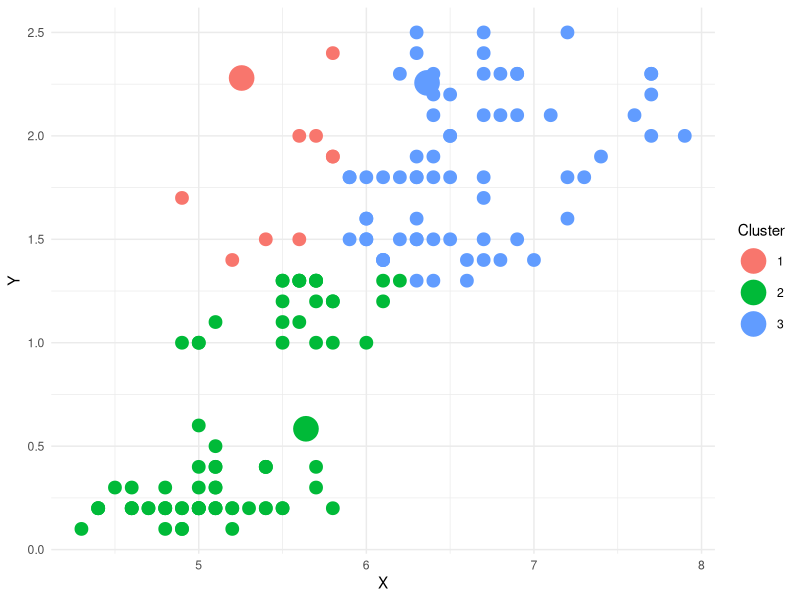
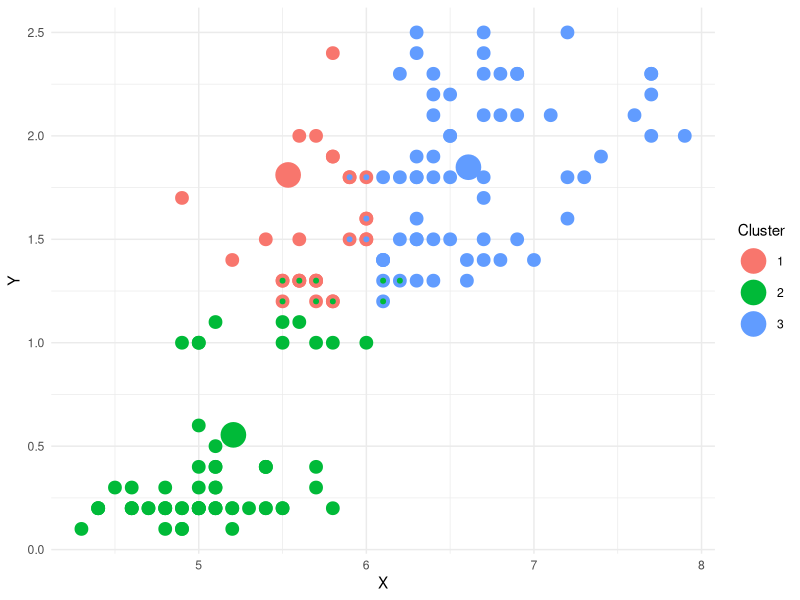
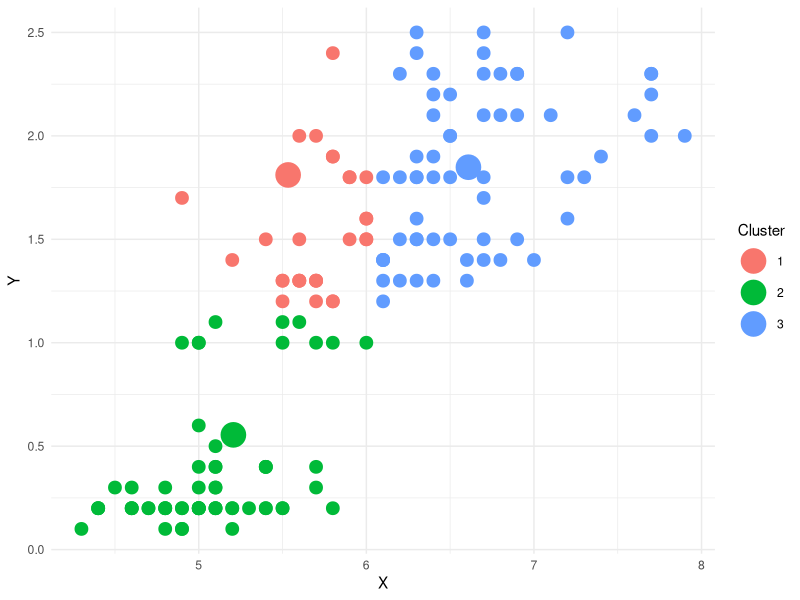
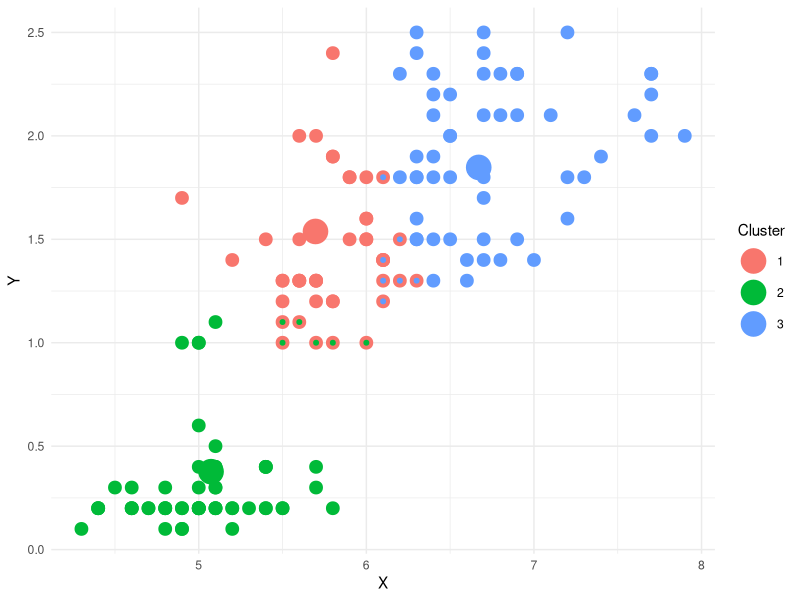
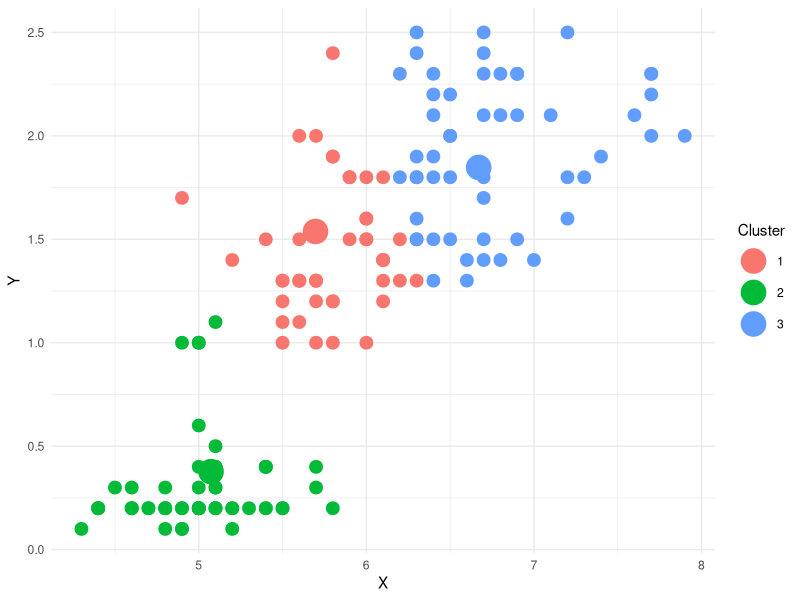
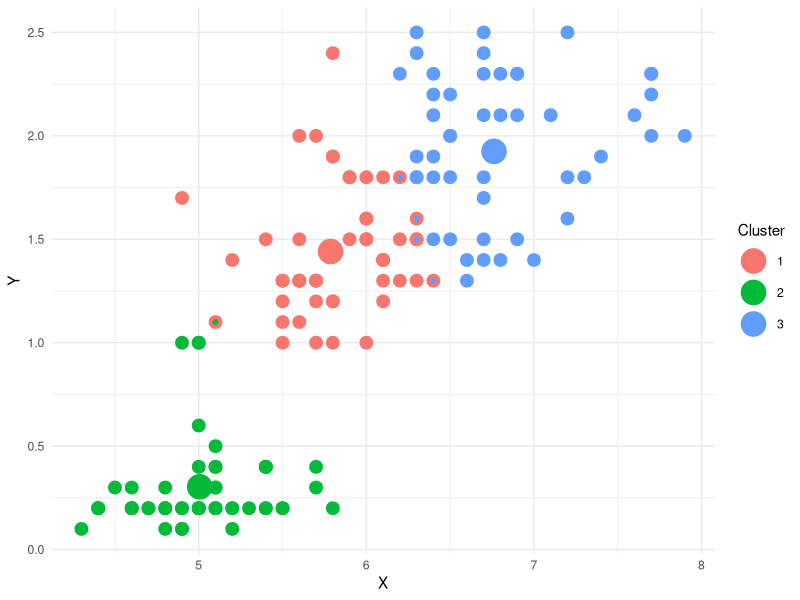
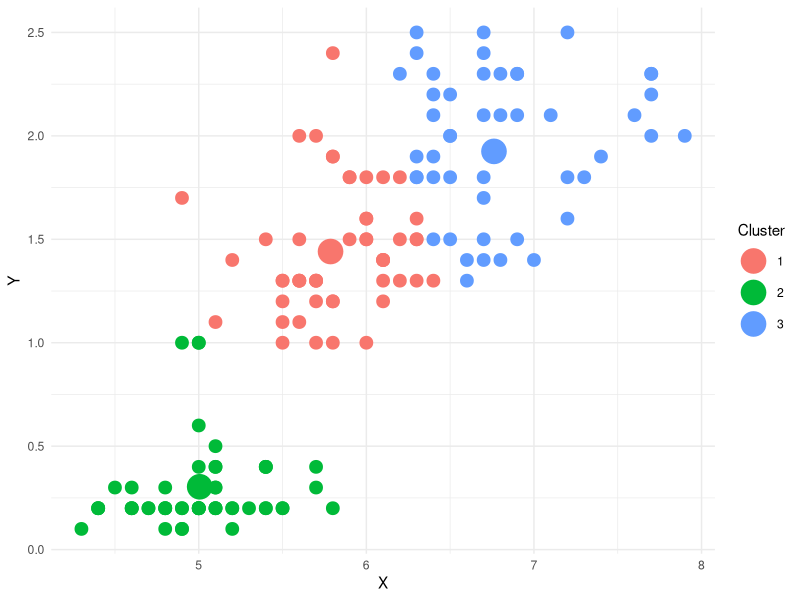
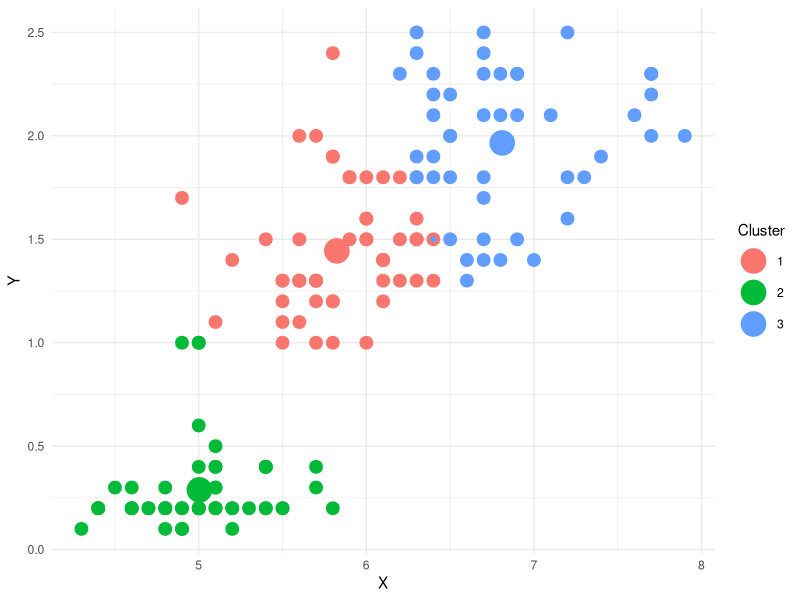

The R source for these figures, in order:
# Load packages
library(ggplot2) # For visualization
library(scales) # To extract palettes


# Load data to test functions later
data("iris")
df <- iris[,c("Sepal.Length","Petal.Width")]



# ------------------------ Visualization function ------------------------




# Predefined function to compute distances in 2D space.
# Takes two matrices:
#   data_mat      - matrix of observed data points
#   centroid_mat  - matrix of centroid coordinates
# Returns:
#   A matrix of distances from each data point to each centroid.

get_distances <- function(data_mat, centroid_mat){
  # Ensure both are matrices
  mat1 <- as.matrix(data_mat)
  mat2 <- as.matrix(centroid_mat)
  
  n <- nrow(mat1)
  k <- nrow(mat2)
  
  # Using outer product for vectorization
  dist_mat <- outer(1:n, 1:k, Vectorize(function(i, j) {
    sqrt(sum((mat1[i, ] - mat2[j, ])^2))
  }))
  
  return(dist_mat)
}


#' The function `k_means_visual` performs k-means clustering on a 2D data frame.
#' It requires a dataset with two numeric columns and a specified number of
#' clusters `k`. If `k` is not provided, the function randomly selects an
#' integer between 1 and 10.
#'
#' If `print_plot = TRUE`, the function displays a sequence of plots showing
#' how the algorithm converges over iterations. Edge colors represent the new
#' cluster assignments, while fill colors show the assignments from the
#' previous iteration.
#'
#' If, during the convergence process, a centroid receives no assigned points,
#' it is reinitialized with new random coordinates in the next iteration.
#'
#' The function returns a list containing:
#'   `clusters`: a vector of length `n` indicating each point's cluster label
#'   `cluster_locations`: a `k x 2` matrix with the coordinates 
#'      of the final centroids

k_means_visual <- function(k, data, print_plot = TRUE){
  
  # ------------------------ Validate inputs ------------------------
  
  # If k is missing, generate a random value between 1 and 10
  k <- ifelse(missing(k),
              round(runif(1,1,10),0),
              k)
  
  # Check that data is a 2D data frame
  if (missing(data) || !is.data.frame(data)){
    stop(
      paste("Please provide a data set.",
             "Note that it should be a 2-dimensional data frame.",
             sep = " ")
      )
  }
  if (ncol(data) != 2){
    stop(
      "Please make sure that the data frame is in a 2-dimensional space."
      )
  }
  # Standardize column names
  colnames(data) <- c("x","y")
  # Convert to matrix for distance calculations
  df_mat <- as.matrix(data)
  
  # Color palette for plotting
  my_palette <- hue_pal()(k) 
  
  # ------------------------ Initialization ------------------------
  
  # Random initial centroid positions within data range
  x_range <- range(data$x)
  y_range <- range(data$y)
  k_mat <- matrix(
    c(
      runif(k, x_range[1], x_range[2]),
      runif(k, y_range[1], y_range[2])
    ),
    nrow = k
  )
  colnames(k_mat) <- c("x","y")
  
  # ------------------------ Iterative update loop ------------------------
  
  need_update <- TRUE           # stop condition
  eps <- 1e-6                   # convergence threshold
  
  while(need_update){
    # Distances from each point to each centroid (n × k)
    dist_mat <- get_distances(df_mat, k_mat) 
    
    # Assign points to nearest centroid
    clusters <- apply(dist_mat, 1, which.min)
    
    # Visualization of current step
    if (print_plot){
      p1 <- ggplot()+
        # Data points
        geom_point(
          data = as.data.frame(df_mat), 
          aes(x = x, y = y,
              fill = factor(clusters, levels = 1:k),
              color = factor(clusters, levels = 1:k)),
          size = 2, shape = 21, stroke = 2
          )+
        # Centroids
        geom_point(
          data = as.data.frame(k_mat), 
          aes(x = x, y = y,
              fill = factor(1:nrow(k_mat), levels = 1:k),
              color = factor(1:nrow(k_mat), levels = 1:k)),
          size = 8, shape = 21
          )+
        # Make sure colors are the same for
        # fill and edge colors
        scale_color_manual(values = my_palette, 
                           breaks = 1:k,
                           labels = 1:k)+
        scale_fill_manual(values = my_palette, 
                          breaks = 1:k,
                          labels = 1:k)+
        scale_x_continuous(limits = x_range)+
        scale_y_continuous(limits = y_range)+
        labs(x = "X", y = "Y", 
             color = "Cluster", 
             fill = "Cluster")+
        theme_minimal()
      
      print(p1)
      Sys.sleep(1) # wait to see the differences between plots
    }
    
    # ------------------------ Update cenroids ------------------------
    
    k_mat_new <- matrix(NA, nrow = k, ncol = 2)
    colnames(k_mat_new) <- c("x","y")
    
    # Compute centroid means (coordinates)
    x_means <- tapply(df_mat[, "x"], clusters, mean)
    y_means <- tapply(df_mat[, "y"], clusters, mean)
    
    # Update centroids that have assigned points
    existing_clusters <- as.numeric(names(x_means))
    k_mat_new[existing_clusters, "x"] <- x_means
    k_mat_new[existing_clusters, "y"] <- y_means
    
    # Reinitialize empty clusters with random coordinates
    empty_clusters <- which(is.na(k_mat_new[, 1]))
    if(length(empty_clusters) > 0){
      for(i in empty_clusters){
        k_mat_new[i, ] <- c(runif(1, x_range[1], x_range[2]),
                            runif(1, y_range[1], y_range[2]))
      }
    }
    
    # Check for convergence
    converged <- all(abs(k_mat - k_mat_new) < eps)
    
    # Visualization of updated assignments (only if not converged)
    if(!converged){
      
      # Next clusters
      dist_mat_new <- get_distances(df_mat, k_mat_new)
      clusters_new <- apply(dist_mat_new, 1, which.min)
      
      if (print_plot) {
        p2 <- ggplot()+
          geom_point(
            data = as.data.frame(df_mat), 
            aes(x = x, y = y,
                fill = factor(clusters, levels = 1:k),       # previous step
                color = factor(clusters_new, levels = 1:k)), # updated step
            size = 2, shape = 21, stroke = 2
            )+
          geom_point(
            data = as.data.frame(k_mat_new), 
            aes(x = x, y = y,
                color = factor(1:nrow(k_mat_new), levels = 1:k),
                fill = factor(1:nrow(k_mat_new), levels = 1:k)),
            size = 8, shape = 21
            )+
          scale_color_manual(values = my_palette,
                             breaks = 1:k,
                             labels = 1:k)+
          scale_fill_manual(values = my_palette,
                            breaks = 1:k,
                            labels = 1:k)+
          scale_x_continuous(limits = x_range)+
          scale_y_continuous(limits = y_range)+
          labs(x = "X", y = "Y", 
               color = "Cluster", 
               fill = "Cluster")+
          theme_minimal()
        
        print(p2)
        Sys.sleep(1)
      }
    }
    
    # ------------------------ Prepare next iteration ------------------------
    if (converged){
      need_update <- FALSE
    } else {
      k_mat <- k_mat_new
      need_update <- TRUE
    }
  }
  
  # ------------------------ Output ------------------------
  out <- list(
    clusters = clusters,
    cluster_locations = k_mat
  )
  
  return(out)
}

# Example
set.seed(1)
k_means_visual(k=3,
               data = df,
               print_plot = TRUE)





# ------------------------ Optimal k function ------------------------



#' Computes the total within-cluster sum of squares for k = 1 to max_k
#' on a given 2D dataset. For each k, the function runs k-means (via
#' k_means_visual), extracts cluster assignments and centroid locations,
#' and calculates the sum of squared distances within clusters.
#'
#' Returns:
#'   A matrix with two columns:
#'     k           — number of clusters
#'     tot_sum_sq  — total within-cluster sum of squares
#'
#' Also prints a plot visualizing tot_sum_sq as a function of k.

optimal_k <- function(max_k, data){
  
  # ------------------------ Validate inputs ------------------------
  
  # Check that data is a 2D data frame
  if (missing(data) || !is.data.frame(data)){
    stop(
      paste("Please provide a data set.",
            "Note that it should be a 2-dimensional data frame.",
            sep = " ")
    )
  }
  if (ncol(data) != 2){
    stop(
      "Please make sure that the data frame is in a 2-dimensional space."
    )
  }
  
  # Check max_k
  if ( !is.numeric(max_k) || max_k %% 1 != 0 ){
    stop("max_k should be a whole number")
  }
  if (max_k < 1){
    stop("max_k should be 1 or larger")
  }
  
  # ------------------------ Within-cluster sum of sq ------------------------
  
  # Store results for each k
  within_total_sum <- numeric(length = max_k)
  
  # Loop over all possible k values
  for (k in 1:max_k){
    # Run k-means
    centroids_list <- k_means_visual(k = k, data = data, print_plot = FALSE)
    
    # Distances from every point to every centroid
    distances_to_all_centr <- get_distances(data_mat = as.matrix(data),
                                            centroid_mat = 
                                              centroids_list$cluster_locations)
    # Indices linking rows to their assigned cluster
    which_cluster <- cbind(1:nrow(distances_to_all_centr), 
                           centroids_list$clusters)
    # Distance from each point to its assigned centroid
    distances_to_cluster <- distances_to_all_centr[which_cluster]
    
    # Sum of squared distances within each cluster
    within_sum_sq_dist <- tapply(distances_to_cluster, 
                                 centroids_list$clusters,
                                 function(clust_dist){
                                   sum(clust_dist^2)
                                 })
    # Total within-cluster sum of squares for this k
    within_total_sum[k] <- sum(within_sum_sq_dist)
  }
  
  # ------------------------ Output ------------------------
  
  # Output matrix of results
  out <- matrix(
    c(1:max_k,
      within_total_sum), 
    ncol = 2
  )
  colnames(out) <- c("k","tot_sum_sq")
  
  # Visualization
  p1 <- ggplot(out,aes(k,tot_sum_sq))+
    geom_point(size = 5)+
    geom_line(linewidth = 1)+
    scale_x_continuous(breaks = 1:max_k)+
    labs(x = "Number of clusters, k",
         y = "Total within-cluster sum of squares")+
    theme_minimal()
  
  print(p1)
  return(out)
}

# Example
set.seed(1)
optimal_k(10,df)
